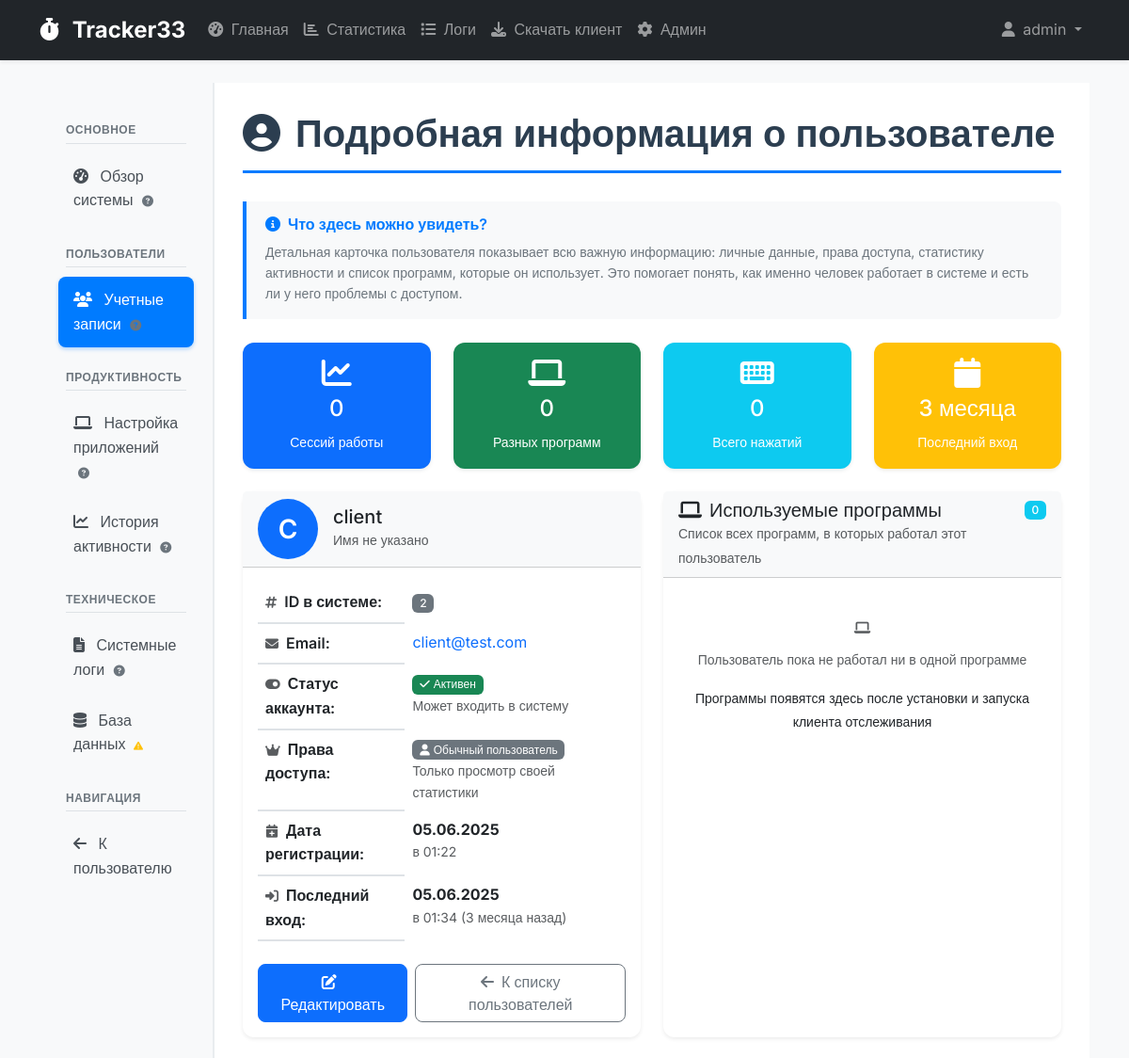
Page /admin-panel/users/2/ (signed in, upper part) on the earlier database version.
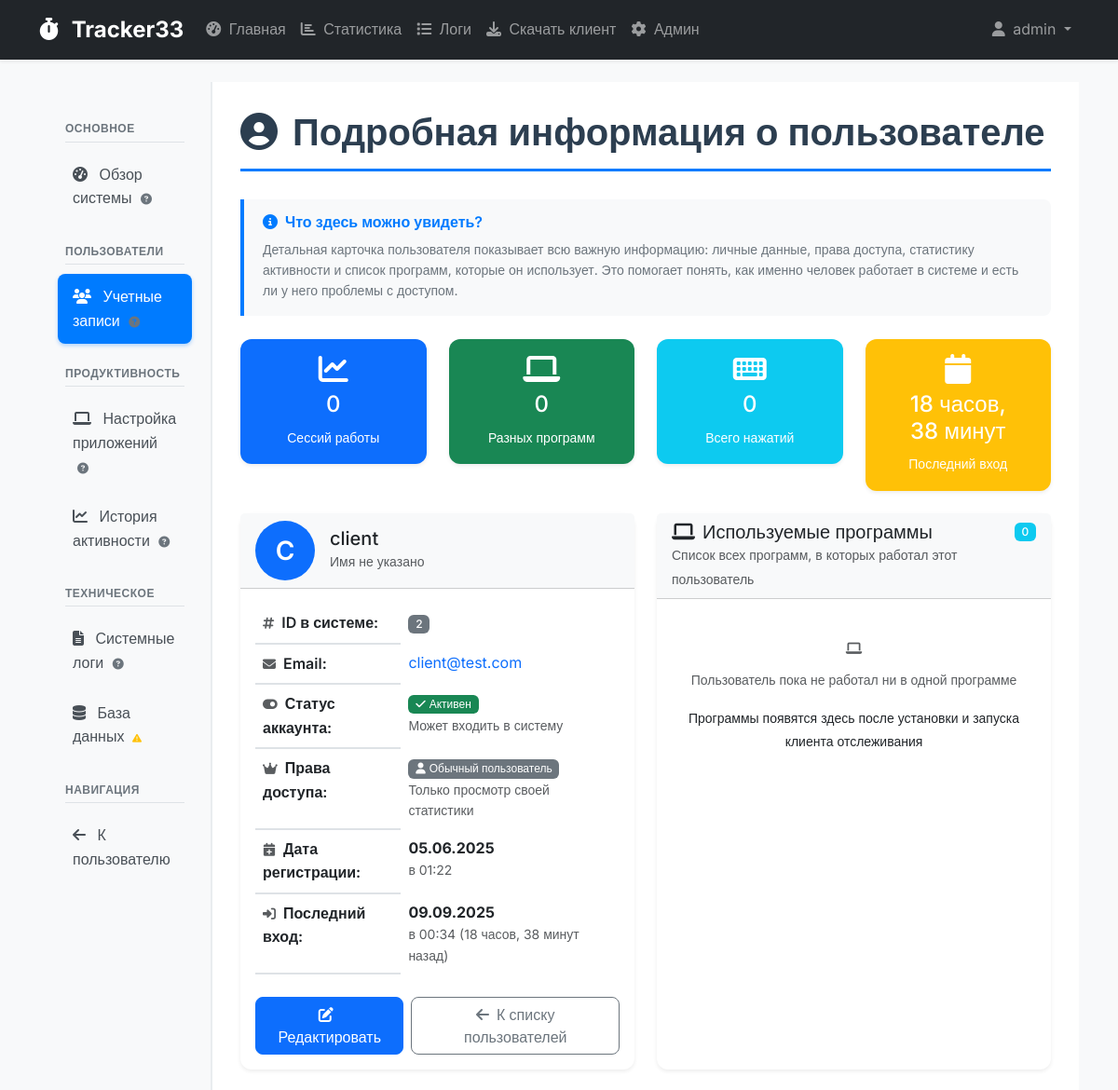
Same page on the later database version.
### users/models.py (models this page shows, shortened)
class CustomUser(AbstractUser):
    groups = models.ManyToManyField(
        'auth.Group',
        verbose_name='groups',
        blank=True,
        help_text='The groups this user belongs to.',
        related_name='custom_user_set',
        related_query_name='custom_user'
    )
    user_permissions = models.ManyToManyField(
        'auth.Permission',
        verbose_name='user permissions',
        blank=True,
        help_text='Specific permissions for this user.',
        related_name='custom_user_set',
        related_query_name='custom_user'
    )
    department = models.CharField(max_length=100, verbose_name='Отдел')
    position = models.CharField(max_length=100, verbose_name='Должность')
    is_active_tracking = models.BooleanField(default=True, verbose_name='Активное отслеживание')
    class Meta:
        verbose_name = 'Пользователь'
        verbose_name_plural = 'Пользователи'

### admin_panel/views.py (the view)
# urls.py: path('users/<int:pk>/', views.UserDetailView.as_view(), name='user_detail'),
class UserDetailView(LoginRequiredMixin, SuperUserRequiredMixin, DetailView):
    model = CustomUser
    template_name = 'admin_panel/user_detail.html'
    context_object_name = 'user_obj'
    def get_context_data(self, **kwargs):
        context = super().get_context_data(**kwargs)
        user = self.get_object()
        context['activities'] = UserActivity.objects.filter(user=user).order_by('-start_time')[:20]
        context['applications'] = Application.objects.filter(
            useractivity__user=user
        ).annotate(
            activity_count=Count('useractivity')
        ).order_by('-activity_count').distinct()
        total_keyboard_presses = UserActivity.objects.filter(user=user).aggregate(
            total_presses=Sum('keyboard_presses')
        )['total_presses'] or 0
        context['total_keyboard_presses'] = total_keyboard_presses
        return context

### admin_panel/views.py (called while the page is built)
    def test_func(self):
        return self.request.user.is_superuser

### tracking/logging.py (called while the page is built)
    @staticmethod
    def log_view_performance(view_name, response_time, status_code):
        log_data = {
            'timestamp': datetime.now().isoformat(),
            'view_name': view_name,
            'response_time': response_time,
            'status_code': status_code
        }
        performance_logger.info(json.dumps(log_data))

### templates/admin_panel/user_detail.html (shortened to what the changed rows need)
{% extends 'admin_panel/base_admin.html' %}
{% block admin_content %}
<h1 class="admin-title">
    <i class="fas fa-user-circle me-3"></i>Подробная информация о пользователе
</h1>
<div class="row mb-4">
    <div class="col-md-3">
        <div class="card bg-warning text-white">
            <div class="card-body text-center">
                <i class="fas fa-calendar fa-2x mb-2"></i>
                <h4>
                    {% if user_obj.last_login %}
                        {{ user_obj.last_login|timesince }}
                    {% else %}
                        Никогда
                    {% endif %}
                </h4>
                <small>Последний вход</small>
            </div>
        </div>
    </div>
</div>
<div class="row mb-4">
    <div class="col-md-6">
        <div class="card h-100">
            <div class="card-header bg-light">
                <div class="d-flex align-items-center">
                    <div class="avatar-lg me-3 bg-primary text-white rounded-circle d-flex align-items-center justify-content-center">
                        {{ user_obj.username|first|upper }}
                    </div>
                    <div>
                        <h5 class="card-title mb-0">{{ user_obj.username }}</h5>
                        <small class="text-muted">
                            {% if user_obj.get_full_name %}
                                {{ user_obj.get_full_name }}
                            {% else %}
                                Имя не указано
                            {% endif %}
                        </small>
                    </div>
                </div>
            </div>
            <div class="card-body">
                <table class="table table-borderless">
                    <tr>
                        <th style="width: 40%;">
                            <i class="fas fa-hashtag me-2 text-muted"></i>ID в системе:
                        </th>
                        <td>
                            <span class="badge bg-secondary">{{ user_obj.id }}</span>
                        </td>
                    </tr>
                    <tr>
                        <th>
                            <i class="fas fa-envelope me-2 text-muted"></i>Email:
                        </th>
                        <td>
                            {% if user_obj.email %}
                                <a href="mailto:{{ user_obj.email }}" class="text-decoration-none">
                                    {{ user_obj.email }}
                                </a>
                            {% else %}
                                <span class="text-muted">Не указан</span>
                            {% endif %}
                        </td>
                    </tr>
                    <tr>
                        <th>
                            <i class="fas fa-toggle-on me-2 text-muted"></i>Статус аккаунта:
                        </th>
                    </tr>
                    <tr>
                        <th>
                            <i class="fas fa-crown me-2 text-muted"></i>Права доступа:
                        </th>
                    </tr>
                    <tr>
                        <th>
                            <i class="fas fa-calendar-plus me-2 text-muted"></i>Дата регистрации:
                        </th>
                        <td>
                            <strong>{{ user_obj.date_joined|date:"d.m.Y" }}</strong>
                            <small class="text-muted d-block">в {{ user_obj.date_joined|time:"H:i" }}</small>
                        </td>
                    </tr>
                    <tr>
                        <th>
                            <i class="fas fa-sign-in-alt me-2 text-muted"></i>Последний вход:
                        </th>
                        <td>
                            {% if user_obj.last_login %}
                                <strong>{{ user_obj.last_login|date:"d.m.Y" }}</strong>
                                <small class="text-muted d-block">
                                    в {{ user_obj.last_login|time:"H:i" }} ({{ user_obj.last_login|timesince }} назад)
                                </small>
                            {% else %}
                                <span class="text-warning">
                                    <i class="fas fa-exclamation-triangle me-1"></i>Никогда не входил
                                </span>
                                <small class="text-muted d-block">Возможно, есть проблемы с учетными данными</small>
                            {% endif %}
                        </td>
                    </tr>
                </table>
            </div>
        </div>
    </div>
</div>
{% endblock %}

Differences in the rows shown:
changed CustomUser "client": last_login "3 месяца" → "18 часов, 38 минут"; last_login "05.06.2025" → "09.09.2025"; last_login "01:34" → "00:34"
